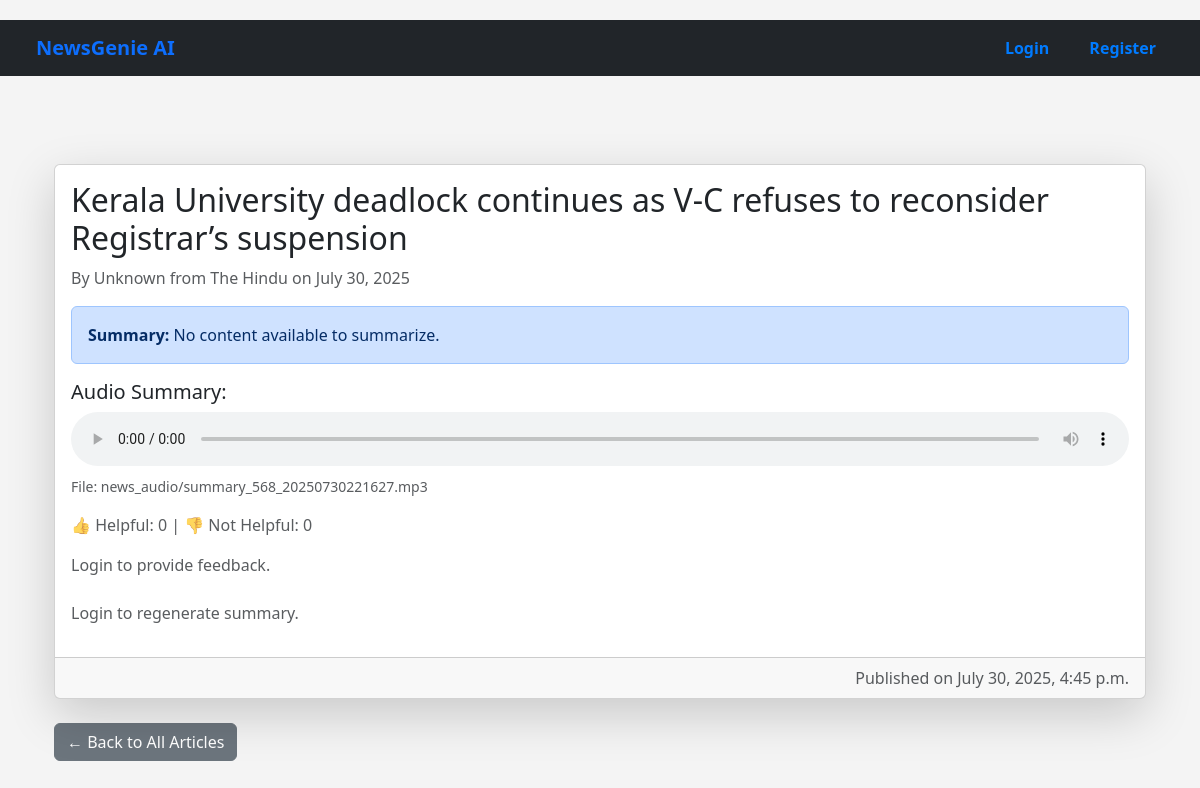
Page /articles/articles/568/ on the committed database.
### news/models.py (models this page shows, shortened)
class Article(models.Model):
    title = models.CharField(max_length=200)
    content = models.TextField()
    summary = models.TextField(blank=True, null=True)
    source_url = models.URLField()
    category = models.ForeignKey(Category, on_delete=models.CASCADE)
    published_date = models.DateTimeField(default=timezone.now)
    link = models.URLField(max_length=500, unique=True, null=True, blank=True)
    publication_date = models.DateTimeField(null=True, blank=True)
    author = models.CharField(max_length=255, default='Unknown')
    source = models.CharField(max_length=100, default='Unknown')
    created_at = models.DateTimeField(auto_now_add=True)
    audio_file = models.CharField(max_length=255, blank=True, null=True)
    audio_file = models.FileField(upload_to='news_audio/', null=True, blank=True)
    approved = models.BooleanField(default=False)
    class Meta:
        ordering = ['-published_date']

### news/views.py (the view)
# urls.py: path('<int:pk>/', ArticleDetailView.as_view(), name='article_detail'),
class ArticleDetailView(DetailView):
    model = Article
    template_name = 'news/article_detail.html'
    context_object_name = 'article'
    def get_object(self, queryset=None):
        obj = super().get_object(queryset)
        if self.request.user.is_authenticated:
            ReadingHistory.objects.get_or_create(user=self.request.user, article=obj)
        return obj
    def get_context_data(self, **kwargs):
        context = super().get_context_data(**kwargs)
        article = self.object
        context['helpful_count'] = SummaryFeedback.objects.filter(article=article, is_helpful=True).count()
        context['not_helpful_count'] = SummaryFeedback.objects.filter(article=article, is_helpful=False).count()
        if self.request.user.is_authenticated:
            feedback = SummaryFeedback.objects.filter(user=self.request.user, article=article).first()
            context['user_feedback'] = feedback.is_helpful if feedback else None
        else:
            context['user_feedback'] = None
        return context

### news/templates/news/article_detail.html (shortened to what this page needs)
{% extends 'base.html' %}
{% load static %}
{% get_media_prefix as MEDIA_URL %}
{% block content %}
<div class="container mt-4">
  <div class="card shadow-lg">
    <div class="card-body">
      <h2 class="card-title">{{ article.title }}</h2>
      <p class="text-muted">
        By {{ article.author }} from {{ article.source }} on {{ article.publication_date|date:"F d, Y" }}
      </p>
      {% if article.summary %}
        <div class="alert alert-primary">
          <strong>Summary:</strong> {{ article.summary|linebreaksbr }}
        </div>
        <div id="audioPlayerContainer" class="mt-3">
          <h5>Audio Summary:</h5>
          {% if article.audio_file %}
            <audio id="audioPlayer" controls preload="auto" style="width: 100%;">
              <source src="{{ article.audio_file.url }}" type="audio/mpeg">
            </audio>
            <p class="text-muted small mt-1">File: {{ article.audio_file.name }}</p>
          {% endif %}
        </div>
        <div class="mt-2 text-muted">
          <p>👍 Helpful: {{ helpful_count }} | 👎 Not Helpful: {{ not_helpful_count }}</p>
        </div>
        {% if user.is_authenticated %}
          <div>
            <small class="text-muted">Was this summary helpful?</small><br>
            <form id="feedback-form" method="post" action="{% url 'submit_summary_feedback' article.id %}">
              {% csrf_token %}
              <input type="hidden" name="is_helpful" id="is-helpful-input" value="">
              <button type="submit" class="btn btn-success" onclick="setFeedbackValue(true)">Yes</button>
              <button type="submit" class="btn btn-danger" onclick="setFeedbackValue(false)">No</button>
            </form>
            <div id="feedback-message" class="text-success mt-2" style="display: none;">Thank you for your feedback!</div>
          </div>
          <script>
            function setFeedbackValue(value) {
              document.getElementById("is-helpful-input").value = value;
            }
            document.addEventListener('DOMContentLoaded', function () {
              document.getElementById("feedback-form").addEventListener("submit", function (e) {
                e.preventDefault();
                const form = e.target;
                const formData = new FormData(form);
                const csrfToken = formData.get("csrfmiddlewaretoken");
                fetch(form.action, {
                  method: "POST",
                  headers: {
                    'X-CSRFToken': csrfToken,
                  },
                  body: formData,
                })
                .then(response => {
                  if (response.ok) {
                    document.getElementById("feedback-message").style.display = "block";
                  }
                })
                .catch(error => {
                  console.error("Error submitting feedback:", error);
                });
              });
            });
          </script>
        {% else %}
          <p class="text-muted mt-2">Login to provide feedback.</p>
        {% endif %}
      {% endif %}
      {% if user.is_authenticated %}
        <form method="post" action="{% url 'generate_summary' article.pk %}">
          {% csrf_token %}
          <label for="num_sentences" class="form-label mt-4">Summary Length (number of sentences):</label>
          <input type="number" name="num_sentences" id="num_sentences" min="1" max="10" value="5" class="form-control w-25 d-inline-block">
          <button class="btn btn-outline-info mt-2" type="submit">Generate Summary</button>
        </form>
      {% else %}
        <p class="text-muted mt-3">Login to regenerate summary.</p>
      {% endif %}
    </div>
    <div class="card-footer text-muted text-end">
      Published on {{ article.published_date|date:"F j, Y, g:i a" }}
    </div>
  </div>
  <div class="mt-4">
    <a href="{% url 'home' %}" class="btn btn-secondary">← Back to All Articles</a>
  </div>
</div>
{% endblock %}

### static/css/style.css (style rules this page uses)
* { margin: 0; padding: 0; box-sizing: border-box; }
body { font-family: 'Segoe UI', sans-serif; background-color: #f4f4f4; min-height: 100vh; display: flex; flex-direction: column; align-items: center; }

### rows in the picture
Article: title "Kerala University deadlock continues as V-C refuses to reconsider Registrar’s suspension", author "Unknown", source "The Hindu", publication_date "July 30, 2025", summary "No content available to summarize.", audio_file.name "news_audio/summary_568_20250730221627.mp3", published_date "July 30, 2025, 4:45 p.m."

### other values in the picture
{{ helpful_count }} "0"
{{ not_helpful_count }} "0"
